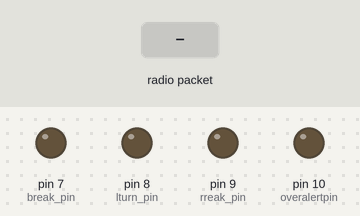
Recording of a sketch running on a simulated Arduino Uno, built with avr-gcc and run on an emulated ATmega328P. On the bench: output pins drawn as LEDs (lit = HIGH). The inputs (shaded band) are chosen by the test bench. No radio packets arrive unless stated; what the sketch prints to the serial monitor is not drawn.

Above: at 2.2 s.
2.3 s: radio packet "A" arrives
At 4.4 s:
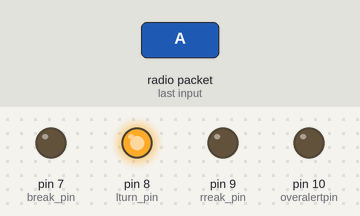
8.5 s: radio packet "B" arrives
At 11.4 s:
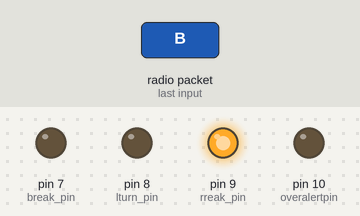
14.5 s: radio packet "C" arrives
At 17.1 s:
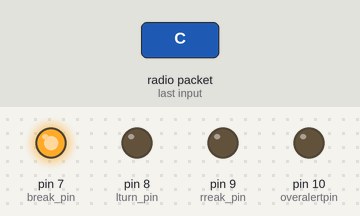
Timing chart, 0 to 20.5 s (numbered marks = the images above; inputs shaded):
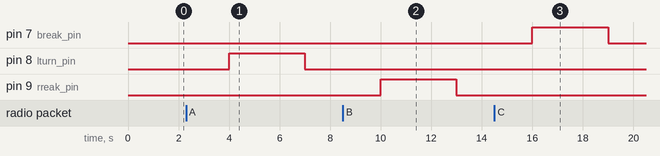

Measured:
- after the input at 2.3 s, pin 8 (lturn_pin): LOW → HIGH after 1.7 s, → LOW 3.0 s later
- after the input at 8.5 s, pin 9 (rreak_pin): LOW → HIGH after 1.5 s, → LOW 3.0 s later
- after the input at 14.5 s, pin 7 (break_pin): LOW → HIGH after 1.5 s, → LOW 3.0 s later

The sketch:

latestreciever.ino
```cpp
#include <VirtualWire.h>


const int break_pin = 7;
const int lturn_pin = 8;
const int rreak_pin = 9;
const int overalertpin = 10;

const int transmit_pin = 12;
const int receive_pin = 11;
const int transmit_en_pin = 3;

int speedv=40;

int times=0;

void setup()
{
    delay(1000);
    Serial.begin(9600);  // Debugging only
    //Serial.println("setup");


    pinMode(break_pin, OUTPUT);
    pinMode(lturn_pin, OUTPUT);
    pinMode(rreak_pin, OUTPUT);
    pinMode(overalertpin,OUTPUT);

    // Initialise the IO and ISR
    vw_set_tx_pin(transmit_pin);
    vw_set_rx_pin(receive_pin);
    vw_set_ptt_pin(transmit_en_pin);
    vw_set_ptt_inverted(true); // Required for DR3100
    vw_setup(2000);  // Bits per sec

    vw_rx_start();       // Start the receiver PLL running
}

void loop()
{
    uint8_t buf[VW_MAX_MESSAGE_LEN];
    uint8_t buflen = VW_MAX_MESSAGE_LEN;

    if (vw_get_message(buf, &buflen)) // Non-blocking
    {
        int i;


        // Message with a good checksum received, print it.
        //Serial.print("Got: ");


        /*
        for (i = 0; i < buflen; i++)
        {
            Serial.print(buf[i]);
            Serial.print(' ');
        }

        Serial.println();
        */
        //Serial.println(buf[0]);
        if (buf[0]==60)
        {

        }
        else if (buf[0]==65)
        {
               Serial.print(0);
               Serial.print(',');
               Serial.print(0);
               Serial.print('!');
               //Left turn
               digitalWrite(lturn_pin, HIGH);
               times=times+1;

        }
        else if (buf[0]==66)
        {
             // right pin
               Serial.print(1);
               Serial.print(',');
               Serial.print(0);
               Serial.print('!');
              digitalWrite(rreak_pin, HIGH);
              times=times+1;

        }
        else if (buf[0]==67)
        {
            // breaking
               Serial.print(2);
               Serial.print(',');
               Serial.print(0);
               Serial.print('!');
            digitalWrite(break_pin, HIGH);
            times=times+1;
        }
        else if (buf[0]==30)
        {
             digitalWrite(overalertpin, HIGH);
            // over speed case
            Serial.print(4);
            Serial.print(',');
            Serial.print(30);
            Serial.print('!');
        }
        else if (buf[0]==80)
        {
           digitalWrite(overalertpin, LOW);
           // not over speeding

        }


    }

    if (times>=10)
    {
               Serial.print(3);
               Serial.print(',');
               Serial.print(0);
               Serial.print('!');

    }
    delay(3000);
    digitalWrite(break_pin, LOW);
    digitalWrite(lturn_pin, LOW);
    digitalWrite(rreak_pin, LOW);
    digitalWrite(overalertpin, LOW);


}
```
